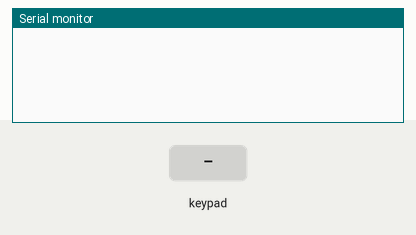
Recording of a sketch running on a simulated Arduino Mega 2560, built with avr-gcc and run on an emulated ATmega2560. Shown: the last lines printed to the serial monitor. The inputs (shaded band) are chosen by the test bench.

Above: at 1.2 s.
1.3 s: key '1' pressed
At 2.0 s:
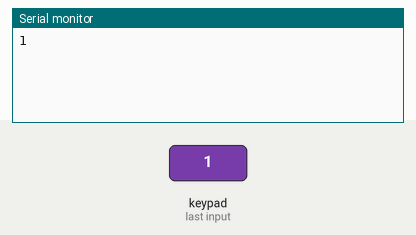
2.8 s: keypad keys 2 2 2 4 2 6 2 8 # pressed 0.4 s apart
At 6.7 s:
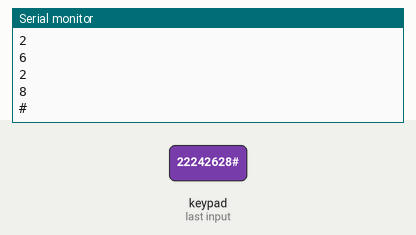
7.9 s: key '*' pressed
At 8.4 s:
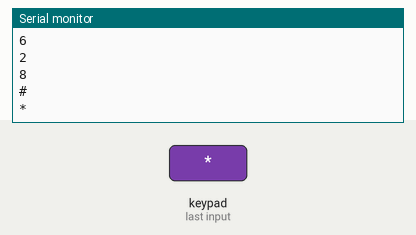
9.4 s: keypad keys 2 2 2 4 2 6 2 8 A pressed 0.4 s apart
At 13.1 s:
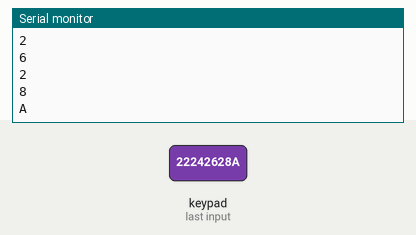
14.5 s: key 'B' pressed
At 15.6 s:
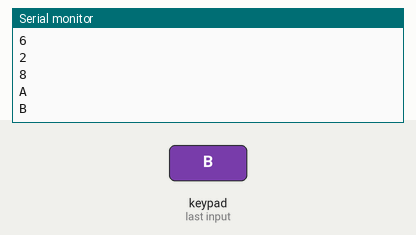
16.0 s: keypad keys 2 2 2 4 2 6 2 8 D pressed 0.4 s apart
At 20.4 s:
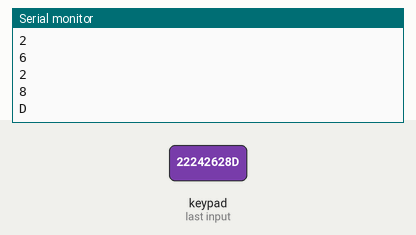
Timing chart, 0 to 21.9 s (numbered marks = the images above; inputs shaded):
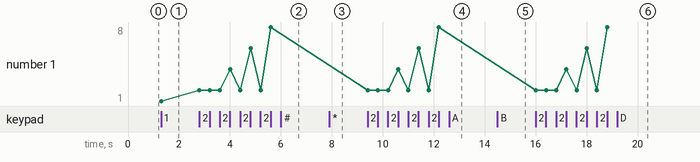

Measured:
- after the input at 1.3 s, the serial monitor: prints a new line at once (image 1)
- after the input at 2.8 s, the serial monitor: prints a new line at once (image 2)
- after the input at 7.9 s, the serial monitor: prints a new line at once (image 3)
- after the input at 9.4 s, the serial monitor: prints a new line at once (image 4)
- after the input at 14.5 s, the serial monitor: prints a new line at once (image 5)
- after the input at 16.0 s, the serial monitor: prints a new line at once (image 6)
- plotted number 1: 1 → 8 after the input at 2.8 s

The sketch:

keypad_WORKING.ino
```cpp
#include <Key.h>
#include <Keypad.h>

#include <Key.h>
// NOTE - must use downloaded keypad zip file included in the drive
// Ribbon / Sketch / Include Library / Zip File
#include <Keypad.h>

#include <Keypad.h>

const byte ROWS = 4;
const byte COLS = 4;

// this is how the keypad actually looks
// char hexaKeys[ROWS][COLS] = {
//   {'1', '2', '3', 'A'},
//   {'4', '5', '6', 'B'},
//   {'7', '8', '9', 'C'},
//   {'*', '0', '#', 'D'}
// };


// this is my terrible recreation so the code can work. I've tried reversing the cols, rows, order, everything
// eventually it's easier to force the code to conform to reality
char hexaKeys[ROWS][COLS] = {
  {'1', '4', '7', '*'},
  {'2', '5', '8', '0'},
  {'3', '6', '9', '#'},
  {'A', 'B', 'C', 'D'}
};
byte colPins[ROWS] = {22, 24, 26, 28};
byte rowPins[COLS] = {30, 32, 34, 36};

// create instance of the Keypad class with the keys, pins, rows, columns defined above
Keypad customKeypad = Keypad(makeKeymap(hexaKeys), rowPins, colPins, ROWS, COLS);

void setup(){
  Serial.begin(9600);
}


void loop(){
  char customKey = customKeypad.getKey();

  if (customKey){
    Serial.println(customKey);
  }
}
```
